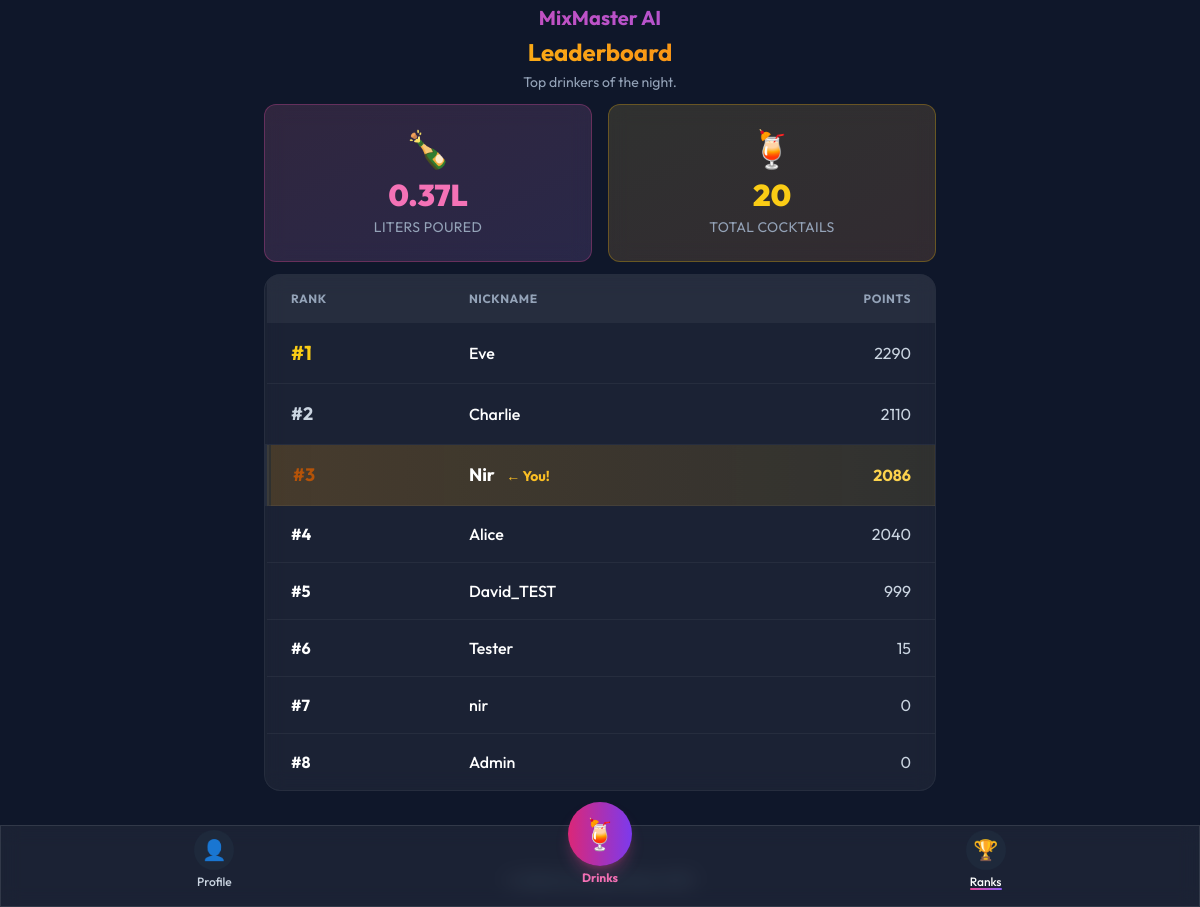
The page /leaderboard (signed in) on the database its author committed.
### models.py (models this page shows, shortened)
class User(UserMixin, db.Model):
    id = db.Column(db.Integer, primary_key=True)
    nickname = db.Column(db.String(80), unique=True, nullable=False)
    recovery_key = db.Column(db.String(6), unique=True, nullable=False)
    points = db.Column(db.Integer, default=0)

### app.py (the view)
@app.route('/leaderboard')
def leaderboard():
    users = User.query.filter(User.nickname != 'Admin2001').order_by(User.points.desc()).limit(10).all()
    return render_template('leaderboard.html', users=users)

### app.py (called while the page is built)
@login_manager.user_loader
def load_user(user_id):
    return User.query.get(int(user_id))

@app.after_request
def security_headers(response):
    response.headers['X-Content-Type-Options'] = 'nosniff'
    response.headers['X-Frame-Options'] = 'DENY'
    response.headers['X-XSS-Protection'] = '1; mode=block'
    return response

@app.before_request
def check_auth():
    from flask import session
    public_routes = ['index', 'recovery', 'static']
    if request.endpoint in public_routes:
        return None
    if request.endpoint == 'admin_dashboard':
        return None
    if request.endpoint and request.endpoint.startswith('admin_api'):
        return None
    if not current_user.is_authenticated:
        flash('Please log in to access this page.', 'error')
        return redirect(url_for('index'))

### templates/leaderboard.html (shortened to what this page needs)
{% extends 'base.html' %}
{% block content %}
<div class="max-w-2xl mx-auto space-y-3">
    <div class="text-center space-y-1 mb-2">
        <h2 class="text-2xl font-bold bg-clip-text text-transparent bg-gradient-to-r from-yellow-400 to-orange-500">
        </h2>
        <p class="text-slate-400 text-sm">Top drinkers of the night.</p>
    </div>
    <div class="grid grid-cols-2 gap-4 mb-3">
        <div
            class="glass rounded-xl p-6 border border-pink-500/30 text-center bg-gradient-to-br from-pink-500/10 to-purple-500/10">
            <div class="text-4xl mb-2">🍾</div>
            <div id="kpi-alcohol" class="text-3xl font-black text-pink-400 mb-1">--</div>
            <p class="text-slate-400 text-sm uppercase tracking-wide">Liters Poured</p>
        </div>
        <div
            class="glass rounded-xl p-6 border border-yellow-500/30 text-center bg-gradient-to-br from-yellow-500/10 to-orange-500/10">
            <div class="text-4xl mb-2">🍹</div>
            <div id="kpi-cocktails" class="text-3xl font-black text-yellow-400 mb-1">--</div>
            <p class="text-slate-400 text-sm uppercase tracking-wide">Total Cocktails</p>
        </div>
    </div>
    <div class="glass rounded-2xl overflow-hidden border border-white/5">
        <table class="w-full text-left">
            <thead class="bg-white/5 uppercase text-xs font-bold text-slate-400 tracking-wider">
                <tr>
                    <th class="px-6 py-4">Rank</th>
                    <th class="px-6 py-4">Nickname</th>
                    <th class="px-6 py-4 text-right">Points</th>
                </tr>
            </thead>
            <tbody class="divide-y divide-white/5">
                {% for user in users %}
                <tr onclick="showUserStats({{ user.id }})"
                    class="cursor-pointer {% if current_user.id == user.id %}bg-gradient-to-r from-amber-500/20 to-yellow-500/10 border-l-4 border-amber-400{% else %}hover:bg-white/5{% endif %} transition">
                    <td class="px-6 py-4 font-bold
                        {% if loop.index == 1 %}text-yellow-400 text-xl{% endif %}
                        {% if loop.index == 2 %}text-slate-300 text-lg{% endif %}
                        {% if loop.index == 3 %}text-amber-700 text-lg{% endif %}">
                        #{{ loop.index }}
                    </td>
                    <td
                        class="px-6 py-4 {% if current_user.id == user.id %}text-white font-bold text-lg{% else %}text-white font-medium{% endif %}">
                        {{ user.nickname }}
                        {% if current_user.id == user.id %}
                        <span class="ml-2 text-amber-400 text-sm">← You!</span>
                        {% endif %}
                    </td>
                    <td
                        class="px-6 py-4 text-right {% if current_user.id == user.id %}text-amber-300 font-bold{% else %}text-slate-300{% endif %}">
                        {{ user.points }}
                    </td>
                </tr>
                {% endfor %}
            </tbody>
        </table>
    </div>
</div>
{% endblock %}

### templates/base.html (shortened to what this page needs)
<!DOCTYPE html>
<html lang="en">
<head>
    <script src="https://cdn.tailwindcss.com"></script>
</head>
<body class="bg-slate-900 text-white min-h-[100dvh] flex flex-col">
    <header class="px-4 pt-1 text-center pb-0">
        <h1 class="text-xl font-bold bg-clip-text text-transparent bg-gradient-to-r from-pink-500 to-violet-500">
        </h1>
    </header>
    <main
        class="flex-grow container mx-auto px-4 pt-0 {% if current_user.is_authenticated %}pb-16{% else %}pb-8{% endif %}">
        {% block content %}{% endblock %}
    </main>
    {% if current_user.is_authenticated %}
    <nav id="bottom-nav" class="fixed bottom-0 left-0 right-0 glass border-t border-white/10 z-[100] bottom-nav-safe">
        <div class="flex justify-around items-center py-1 px-6">
            <a href="{{ url_for('profile') }}"
                class="flex flex-col items-center space-y-1 text-slate-300 hover:text-white active:scale-95 transition-all group touch-manipulation min-w-[50px] min-h-[50px] justify-center relative"
                {% if request.endpoint=='profile' %}data-active="true" {% endif %}>
                <div
                    class="w-10 h-10 rounded-full bg-slate-800 flex items-center justify-center text-xl group-hover:bg-slate-700 transition">
                    👤
                </div>
                <span
                    class="text-xs font-medium {% if request.endpoint == 'profile' %}text-white{% endif %}">Profile</span>
            </a>
            <a href="{{ url_for('menu') }}"
                class="flex flex-col items-center space-y-1 -mt-8 touch-manipulation relative" >
                <div
                    class="w-16 h-16 rounded-full bg-gradient-to-r from-pink-600 to-violet-600 flex items-center justify-center text-3xl shadow-lg shadow-pink-500/30 hover:scale-105 active:scale-95 transition-all transform">
                    🍹
                </div>
                <span
                    class="text-xs font-bold {% if request.endpoint == 'menu' %}text-white{% else %}text-pink-400{% endif %}">Drinks</span>
            </a>
            <a href="{{ url_for('leaderboard') }}"
                class="flex flex-col items-center space-y-1 text-slate-300 hover:text-white active:scale-95 transition-all group touch-manipulation min-w-[50px] min-h-[50px] justify-center relative"
                {% if request.endpoint=='leaderboard' %}data-active="true" {% endif %}>
                <div
                    class="w-10 h-10 rounded-full bg-slate-800 flex items-center justify-center text-xl group-hover:bg-slate-700 transition">
                    🏆
                </div>
                <span
                    class="text-xs font-medium {% if request.endpoint == 'leaderboard' %}text-white{% endif %}">Ranks</span>
                {% if request.endpoint == 'leaderboard' %}
                <div
                    class="absolute bottom-0 left-1/2 -translate-x-1/2 w-8 h-0.5 bg-gradient-to-r from-pink-500 to-violet-500 rounded-full">
                </div>
                {% endif %}
            </a>
        </div>
    </nav>
    {% endif %}
    <footer class="p-4 text-center text-slate-600 text-sm">
        &copy; 2026 AI Cocktail Mixer MVP
    </footer>
</body>
</html>

### templates/base.html (style rules this page uses)
body { font-family: 'Outfit', sans-serif; min-height: 100dvh; padding-bottom: env(safe-area-inset-bottom); }
.glass { background: rgba(255, 255, 255, 0.05); backdrop-filter: blur(10px); border: 1px solid rgba(255, 255, 255, 0.1); }
.bottom-nav-safe { padding-bottom: calc(0.75rem + env(safe-area-inset-bottom)); }

### rows shown on the page
User: nickname "Eve", points "2290"
User: nickname "Charlie", points "2110"
User: nickname "Nir", shows "← You!", points "2086"
User: nickname "Alice", points "2040"
User: nickname "David_TEST", points "999"
User: nickname "Tester", points "15"
User: nickname "nir", points "0"
User: nickname "Admin", points "0"
